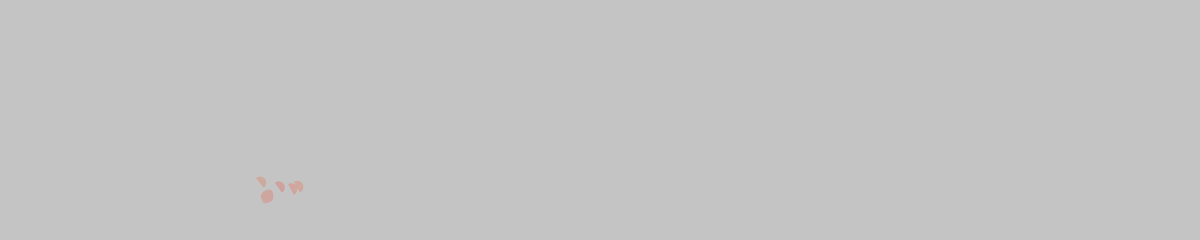
Frame 1 (no input)
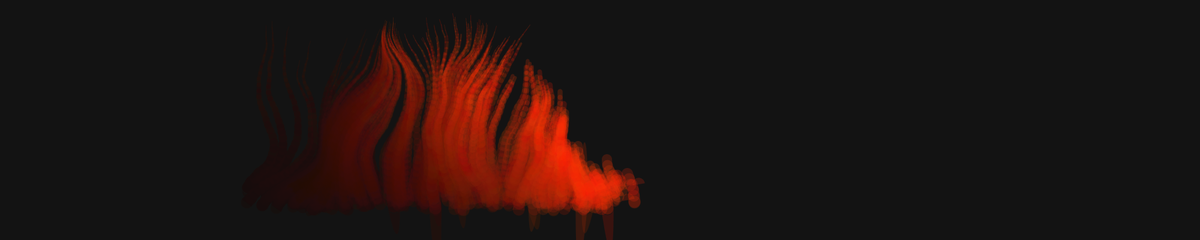
Frame 60 (the mouse pressed at the canvas centre just before this capture)
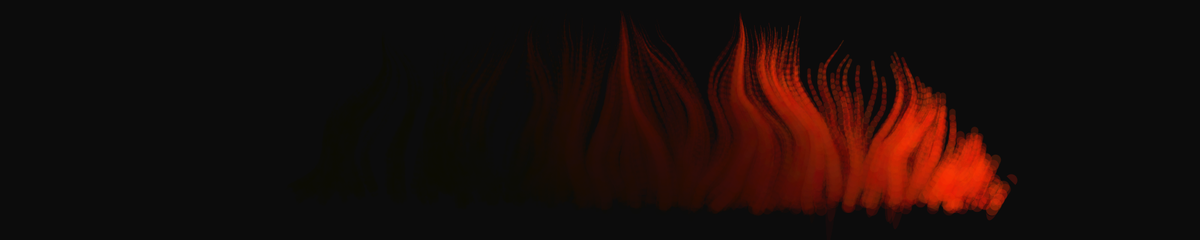
Frame 120 (the mouse held since frame 60 and released just before this capture)

The Processing sketch that drew these frames (run headless with seeded random() and noise(); from frame 60 on, the mouse is pressed at the canvas centre):

// Processing sketch: MageAttack
// ── MageAttack.pde
mageFire attack;

void setup(){
  size(2000,400);
  attack = new mageFire();
}

void draw(){
  
  //attack.fireDraw();
  //if(!attack.active())
  //attack.fadeToBG();
 
  attack.fireDraw();
  
}

void d(){
  
  
  attack.fireDraw();
  
  
}

// ── Curves.pde
class Curves {
    float x1 ,x2 ,x3, x4;    
    float y1 ,y2, y3, y4;
    
    int n = 0;      
 
  Curves( float tmpX , float tmpY  ) {
    
    x1 = x2 = x3 = x4 = tmpX;          
    y1 = y2 = y3 = y4 = tmpY;
  }
  
  void addPos ( float tmpdX , float tmpdY ) {
     x1 = x2;          
     x2 = x3;
     x3 = x4;
     x4 += tmpdX;
 
     y1 = y2;
     y2 = y3;
     y3 = y4;
     y4 += tmpdY; 
     n++;
  }
}

// ── MageFire.pde
class mageFire{

ArrayList<Curves> fire = new ArrayList<Curves>();

float noiseScale;
float noise;
float fireLength;
float drawCount;
int move;
boolean isActive;

mageFire(){
noiseScale = 100;
noise = 0;
fireLength = 10;
drawCount = 30;
move = 0;
isActive = true;
}

boolean active(){
  return isActive;
}

void fireDraw(){
    fadeToBG ();
    
    //Determines how far the flame has moved to place it back
    //at the original position for a following attack
    //if(move > width){
    //isActive = false;
    //move = 0;
    //}
    //else{
    //  isActive = true;
      
    //}
   
  //CREATE FIRE/MOVE
  for (int i = 0 ; i < 5 ; i++) {
        //Adjust the first value in "new Curves" for the width and height placement for the fire.
        //ORIGINAL fire.add (new Curves( (250 + move + random( 0 , 100)) - 100 , (350 + random( 0 , 50)) - 100));
        fire.add (new Curves( (width/4 + move + random( 0 , 100)) - 100 , (height + random( 0 , 50)) - 100));
    }
  noFill();
  
  
  
  

  for ( int i = 0 ; i < fire.size() ; i++) {
      
      Curves direct = fire.get(i);
      float b = noise ( direct.x4 / noiseScale , direct.y4 / noiseScale , noise ) * -PI; 
      
      direct.addPos( cos(b) * fireLength , sin(b) * fireLength);
      
      strokeWeight ( 20 * ( drawCount - direct.n ) / drawCount+1);
      stroke ( 240+ random(5,15) , 20 + random(0,50) ,random(0,10) ,50 );
      
      curve ( direct.x1 , direct.y1 , direct.x2 , direct.y2 , direct.x3 , direct.y3 , direct.x4 , direct.y4 );
 
      if (direct.n >= drawCount) {
        fire.remove( i );
        i--;
        
      }
 
   }
     noise += 0.01;  
     
     //CONTROL FIRE SPEED
     move += 10;
   }
}


void fadeToBG () {
   noStroke();
   fill ( 0 , 10);
   rect ( 0 , 0 , width , height );   

}
